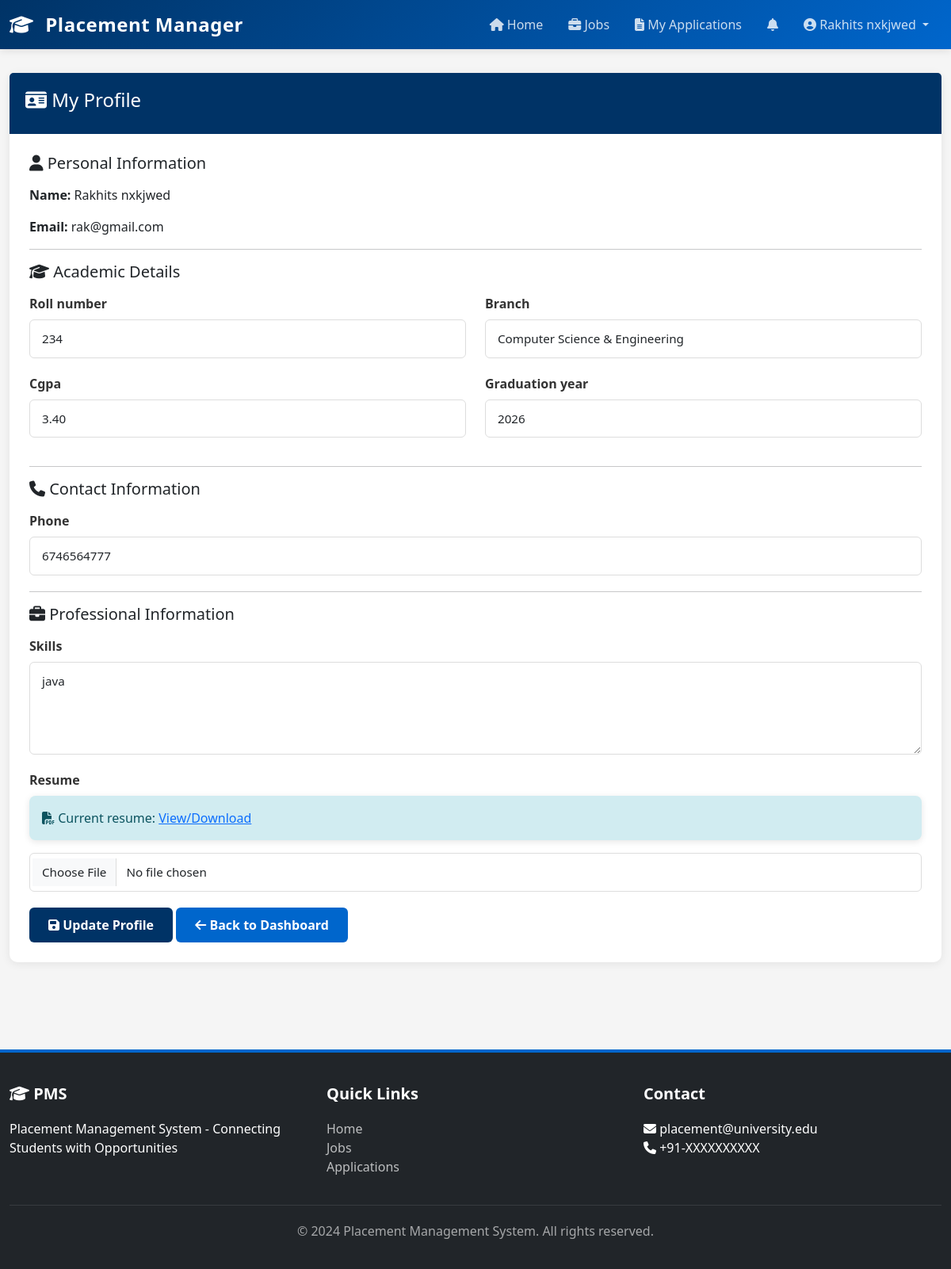
The app's page /student/profile/ (signed in) with its own data.
### core/models.py (models this page shows, shortened)
class Student(models.Model):
    BRANCH_CHOICES = [
        ('CSE', 'Computer Science & Engineering'),
        ('ECE', 'Electronics & Communication Engineering'),
        ('ME', 'Mechanical Engineering'),
        ('CE', 'Civil Engineering'),
        ('EE', 'Electrical Engineering'),
        ('AE', 'Aerospace Engineering'),
    ]
    user = models.OneToOneField(User, on_delete=models.CASCADE, related_name='student_profile')
    roll_number = models.CharField(max_length=20, unique=True, help_text="Student Roll Number")
    branch = models.CharField(max_length=50, choices=BRANCH_CHOICES)
    cgpa = models.DecimalField(
        max_digits=4,
        decimal_places=2,
        validators=[MinValueValidator(0.0), MaxValueValidator(10.0)]
    )
    phone = models.CharField(max_length=15)
    skills = models.TextField(blank=True, help_text="Comma-separated list of skills")
    graduation_year = models.IntegerField(
        validators=[MinValueValidator(2024), MaxValueValidator(2030)]
    )
    resume = models.FileField(upload_to='resume/', blank=True, null=True)
    created_at = models.DateTimeField(auto_now_add=True)
    updated_at = models.DateTimeField(auto_now=True)
    class Meta:
        ordering = ['-created_at']
        verbose_name_plural = "Students"

### core/views.py (the view)
# urls.py: path('student/profile/', views.student_profile, name='student_profile'),
@login_required(login_url='login')
@require_http_methods(["GET", "POST"])
def student_profile(request):
    try:
        student = request.user.student_profile
    except Student.DoesNotExist:
        messages.info(request, 'Please complete your profile first.')
        return redirect('student_profile_create')
    if request.method == 'POST':
        form = StudentProfileForm(request.POST, request.FILES, instance=student)
        if form.is_valid():
            form.save()
            messages.success(request, 'Profile updated successfully!')
            return redirect('student_profile')
        else:
            for field, errors in form.errors.items():
                for error in errors:
                    messages.error(request, f"{field}: {error}")
    else:
        form = StudentProfileForm(instance=student)
    skills_list = []
    if student.skills:
        skills_list = [skill.strip() for skill in student.skills.split(',') if skill.strip()]
    context = {
        'form': form,
        'student': student,
        'skills_list': skills_list
    }
    return render(request, 'student/profile.html', context)

### core/templates/student/profile.html (shortened to what this page needs)
{% extends 'base.html' %}
{% block content %}
<div class="row">
    <div class="col-md-12">
        <div class="card">
            <div class="card-header">
                <h4><i class="fas fa-id-card"></i> My Profile</h4>
            </div>
            <div class="card-body">
                <form method="POST" enctype="multipart/form-data" novalidate>
                    <h5 class="mb-3"><i class="fas fa-user"></i> Personal Information</h5>
                    <p><strong>Name:</strong> {{ student.user.get_full_name }}</p>
                    <p><strong>Email:</strong> {{ student.user.email }}</p>
                    <hr>
                    <h5 class="mb-3"><i class="fas fa-graduation-cap"></i> Academic Details</h5>
                    <div class="row">
                        <div class="col-md-6">
                            <div class="form-group">
                                <label for="{{ form.roll_number.id_for_label }}" class="form-label">
                                    {{ form.roll_number.label }}
                                </label>
                                {{ form.roll_number }}
                            </div>
                        </div>
                        <div class="col-md-6">
                            <div class="form-group">
                                <label for="{{ form.branch.id_for_label }}" class="form-label">
                                    {{ form.branch.label }}
                                </label>
                                {{ form.branch }}
                            </div>
                        </div>
                    </div>
                    <div class="row">
                        <div class="col-md-6">
                            <div class="form-group">
                                <label for="{{ form.cgpa.id_for_label }}" class="form-label">
                                    {{ form.cgpa.label }}
                                </label>
                                {{ form.cgpa }}
                            </div>
                        </div>
                        <div class="col-md-6">
                            <div class="form-group">
                                <label for="{{ form.graduation_year.id_for_label }}" class="form-label">
                                    {{ form.graduation_year.label }}
                                </label>
                                {{ form.graduation_year }}
                            </div>
                        </div>
                    </div>
                    <hr>
                    <h5 class="mb-3"><i class="fas fa-phone"></i> Contact Information</h5>
                    <div class="form-group">
                        <label for="{{ form.phone.id_for_label }}" class="form-label">
                            {{ form.phone.label }}
                        </label>
                        {{ form.phone }}
                    </div>
                    <hr>
                    <h5 class="mb-3"><i class="fas fa-briefcase"></i> Professional Information</h5>
                    <div class="form-group">
                        <label for="{{ form.skills.id_for_label }}" class="form-label">
                            {{ form.skills.label }}
                        </label>
                        {{ form.skills }}
                    </div>
                    <div class="form-group">
                        <label for="{{ form.resume.id_for_label }}" class="form-label">
                            {{ form.resume.label }}
                        </label>
                        {% if student.resume %}
                            <p class="alert alert-info mb-3">
                                <i class="fas fa-file-pdf"></i> Current resume: <a href="{{ student.resume.url }}" target="_blank">View/Download</a>
                            </p>
                        {% endif %}
                        {{ form.resume }}
                    </div>
                    <button type="submit" class="btn btn-primary">
                        <i class="fas fa-save"></i> Update Profile
                    </button>
                    <a href="{% url 'student_dashboard' %}" class="btn btn-secondary">
                        <i class="fas fa-arrow-left"></i> Back to Dashboard
                    </a>
                </form>
            </div>
        </div>
    </div>
</div>
{% endblock %}

### core/templates/base.html (shortened to what this page needs)
<!DOCTYPE html>
<html lang="en">
<head>
    <link href="https://cdn.jsdelivr.net/npm/bootstrap@5.3.0/dist/css/bootstrap.min.css" rel="stylesheet">
    <link rel="stylesheet" href="https://cdnjs.cloudflare.com/ajax/libs/font-awesome/6.4.0/css/all.min.css">
</head>
<body>
    <nav class="navbar navbar-expand-lg navbar-dark sticky-top">
        <div class="container-lg">
            <a class="navbar-brand" href="{% url 'home' %}">
                <i class="fas fa-graduation-cap"></i>
                Placement Manager
            </a>
            <div class="collapse navbar-collapse" id="navbarNav">
                <ul class="navbar-nav ms-auto">
                    <li class="nav-item">
                        <a class="nav-link" href="{% url 'home' %}">
                            <i class="fas fa-home"></i> Home
                        </a>
                    </li>
                    {% if user.is_authenticated %}
                        {% if not user.is_staff %}
                            <li class="nav-item">
                                <a class="nav-link" href="{% url 'job_list' %}">
                                    <i class="fas fa-briefcase"></i> Jobs
                                </a>
                            </li>
                            <li class="nav-item">
                                <a class="nav-link" href="{% url 'student_applications' %}">
                                    <i class="fas fa-file-alt"></i> My Applications
                                </a>
                            </li>
                            <li class="nav-item">
                                <a class="nav-link position-relative" href="{% url 'student_notifications' %}">
                                    <i class="fas fa-bell"></i>
                                </a>
                            </li>
                        {% endif %}
                    {% endif %}
                    <li class="nav-item dropdown">
                        {% if user.is_authenticated %}
                            <a class="nav-link dropdown-toggle" href="#" id="userDropdown" role="button" data-bs-toggle="dropdown">
                                <i class="fas fa-user-circle"></i> {{ user.get_full_name|default:user.username }}
                            </a>
                        {% else %}
                            <a class="nav-link" href="{% url 'login' %}">
                                <i class="fas fa-sign-in-alt"></i> Login
                            </a>
                        {% endif %}
                    </li>
                </ul>
            </div>
        </div>
    </nav>
    <main>
        <div class="container-lg">
            {% block content %}{% endblock %}
        </div>
    </main>
    <footer>
        <div class="container-lg">
            <div class="row">
                <div class="col-md-4">
                    <h5><i class="fas fa-graduation-cap"></i> PMS</h5>
                    <p>Placement Management System - Connecting Students with Opportunities</p>
                </div>
                <div class="col-md-4">
                    <h5>Quick Links</h5>
                    <ul class="list-unstyled">
                        <li><a href="{% url 'home' %}">Home</a></li>
                        <li><a href="{% url 'job_list' %}">Jobs</a></li>
                        {% if user.is_authenticated %}
                            <li><a href="{% url 'student_applications' %}">Applications</a></li>
                        {% endif %}
                    </ul>
                </div>
                <div class="col-md-4">
                    <h5>Contact</h5>
                    <p>
                        <i class="fas fa-envelope"></i> placement@university.edu<br>
                        <i class="fas fa-phone"></i> +91-XXXXXXXXXX
                    </p>
                </div>
            </div>
            <div class="footer-bottom">
                <p>&copy; 2024 Placement Management System. All rights reserved.</p>
            </div>
        </div>
    </footer>
</body>
</html>

### core/templates/base.html (style rules this page uses)
:root { --primary-color: #003366; --secondary-color: #0066cc; --success-color: #28a745; --danger-color: #dc3545; --warning-color: #ffc107; --info-color: #17a2b8; --light-color: #f8f9fa; --dark-color: #212529; }
* { margin: 0; padding: 0; box-sizing: border-box; }
body { font-family: 'Segoe UI', Tahoma, Geneva, Verdana, sans-serif; background-color: #f5f5f5; color: #333; min-height: 100vh; display: flex; flex-direction: column; }
.navbar { background: linear-gradient(135deg, var(--primary-color) 0%, var(--secondary-color) 100%); box-shadow: 0 2px 10px rgba(0, 0, 0, 0.1); }
.navbar-nav { display: flex; align-items: center; }
.navbar-brand { font-weight: 700; font-size: 1.5rem; color: white !important; letter-spacing: 0.5px; }
.navbar-brand i { margin-right: 8px; }
.navbar-nav .nav-link { color: rgba(255, 255, 255, 0.8) !important; margin: 0 8px; transition: color 0.3s ease; font-weight: 500; }
main { flex: 1; padding: 30px 0; }
.container-lg { max-width: 1200px; }
.alert { border-radius: 8px; border: none; box-shadow: 0 2px 8px rgba(0, 0, 0, 0.1); margin-bottom: 20px; }
.alert-info { background-color: #d1ecf1; color: #0c5460; }
.card { border: none; border-radius: 10px; box-shadow: 0 2px 12px rgba(0, 0, 0, 0.08); transition: transform 0.3s ease, box-shadow 0.3s ease; margin-bottom: 20px; }
.card-header { background-color: var(--primary-color); color: white; border: none; border-radius: 10px 10px 0 0; padding: 20px; font-weight: 600; }
.card-body { padding: 25px; }
.btn { border-radius: 6px; font-weight: 600; padding: 10px 24px; transition: all 0.3s ease; border: none; cursor: pointer; }
.btn-primary { background-color: var(--primary-color); }
.btn-secondary { background-color: var(--secondary-color); }
.form-control, .form-select { border-radius: 6px; border: 1px solid #ddd; padding: 12px 15px; transition: border-color 0.3s ease, box-shadow 0.3s ease; font-size: 0.95rem; }
.form-label { font-weight: 600; color: #333; margin-bottom: 8px; }
.form-group { margin-bottom: 20px; }
footer { background-color: var(--dark-color); color: white; padding: 40px 0 20px 0; margin-top: 60px; border-top: 4px solid var(--secondary-color); }
footer h5 { font-weight: 700; margin-bottom: 20px; }
footer a { color: rgba(255, 255, 255, 0.7); text-decoration: none; transition: color 0.3s ease; }
.footer-bottom { border-top: 1px solid rgba(255, 255, 255, 0.1); padding-top: 20px; margin-top: 20px; text-align: center; color: rgba(255, 255, 255, 0.6); }
* { scrollbar-color: #0066cc #f1f1f1; scrollbar-width: thin; }

### records on screen
Student: user.get_full_name "Rakhits nxkjwed", user.email "rak@gmail.com", roll_number "234", branch "Computer Science & Engineering", cgpa "3.40", graduation_year "2026", phone "6746564777", skills "java"

### other values on screen
{{ user.get_full_name|default:user.username }} "Rakhits nxkjwed"
